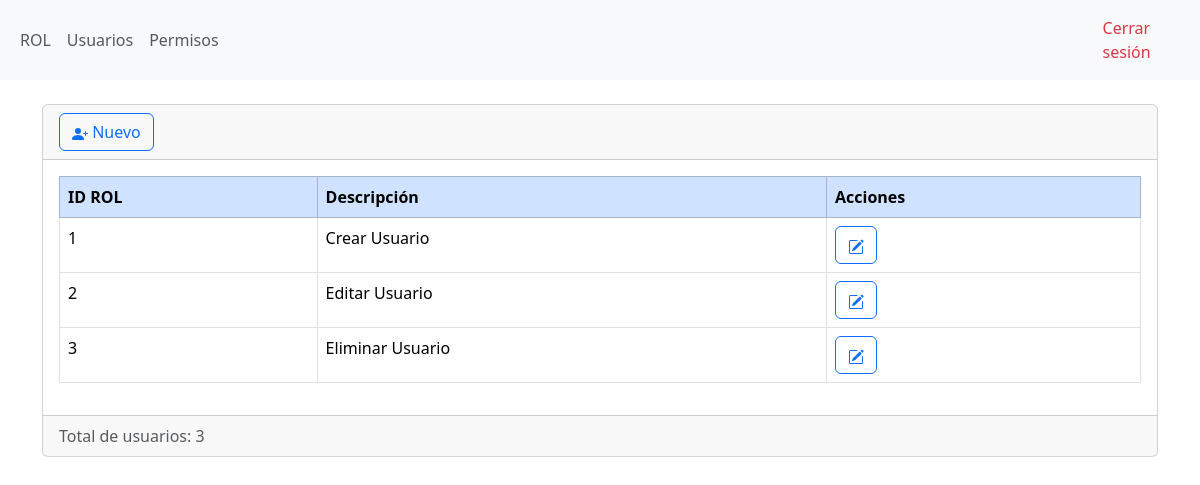
/permisos.php (signed in), run on the app's committed database.
### tables this page shows
CREATE TABLE `permisos` (
  `ID` int(11) NOT NULL,
  `Descrip` varchar(100) NOT NULL
);

### permisos.php (the view, shortened to what this page needs)
<?php include("autenticacion.php");
include("bd.php");
$sentencia=$conexion->prepare("SELECT * FROM permisos");
$sentencia->execute();
$lista_usuarios = $sentencia->fetchAll(PDO::FETCH_ASSOC);
?>
<?php include("header.php") ?>
<div class="card">
    <div class="card-header">
        <a name="" id="" class="btn btn-outline-primary" href="permisos_crear.php" role="button">  Nuevo
        </a>
    </div>
    <div class="card-body">
        <div class="table-responsive-sm">
            <table class="table table-bordered  tabla-usuarios">
                <thead class="table-primary">
                    <tr>
                        <th scope="col">ID ROL</th>
                        <th scope="col">Descripción</th>
                        <th scope="col">Acciones</th>
                    </tr>
                </thead>
                <tbody>
                    <?php foreach($lista_usuarios as $registro) { ?>
                    <tr>
                        <td><?php echo $registro['ID']; ?></td>
                        <td><?php echo $registro['Descrip']; ?></td>
                        <td>
                            <a class="btn btn-outline-primary" href="permisos_edit.php?txtID=<?php echo $registro['ID']; ?>" role="button"></a>
                        </td>
                    </tr>
                    <?php } ?>
                </tbody>
            </table>
        </div>
    </div>
    <div class="card-footer text-muted">Total de usuarios: <?php echo count($lista_usuarios); ?></div>
</div>

### data on the page
permisos: ID "1", Descrip "Crear Usuario"
permisos: ID "2", Descrip "Editar Usuario"
permisos: ID "3", Descrip "Eliminar Usuario"

### other printed values
count($lista_usuarios) "3"
